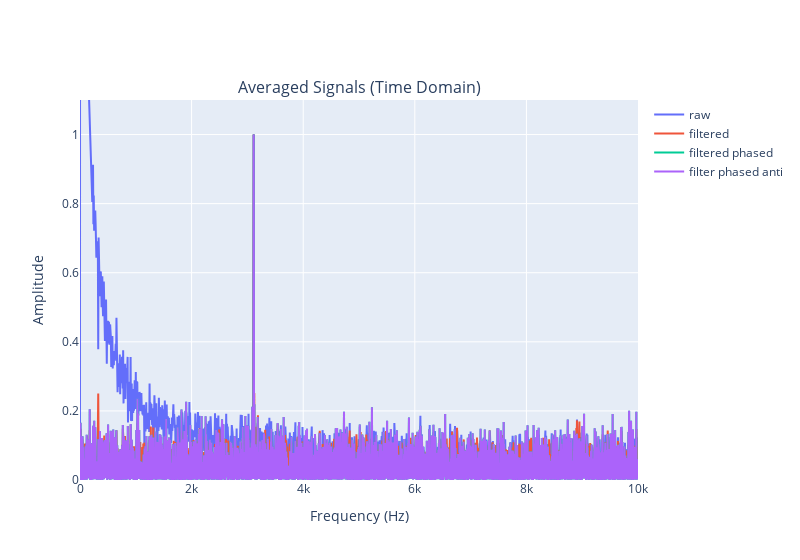

Notebook code for this chart:
### Code cell
tau_AB_origin = dataset["tau_AB"]
tau_BA_origin = dataset["tau_BA"]
sig_AB_origin = dataset["sig_AB"]
sig_BA_origin = dataset["sig_BA"]
n_avg = 1
amp_df = 0.0
amp_df_raw = 0.0
amp_df_phased = 0.0
amp_df_phased_anti= 0.0
for ii in range(n_avg):
    tau_AB = tau_AB_origin[ii::n_avg]
    tau_BA = tau_BA_origin[ii::n_avg]
    sig_AB = sig_AB_origin[ii::n_avg]
    sig_BA = sig_BA_origin[ii::n_avg]
    # filter out the decay dynamics
    sig_AB_filtered, sig_AB_subtrate = filter_rising_background(tau_AB, sig_AB)
    sig_BA_filtered, sig_BA_subtrate = filter_rising_background(tau_BA, sig_BA)

    # perform apodization and zero filling
    decay_apod = 0.5*1E9/(tau_AB[-1]-tau_AB[0])
    factor_zp = 16

    sig_AB_ac = sig_AB_filtered
    sig_AB_zp_ap = apply_sigmoid_window(tau_AB, sig_AB_ac)
    tau_AB_zp_ap, sig_AB_zp_ap = apply_zero_padding(tau_AB, sig_AB_zp_ap, factor_zp)

    sig_BA_ac = sig_BA_filtered
    sig_BA_zp_ap = apply_sigmoid_window(tau_BA, sig_BA_ac)
    tau_BA_zp_ap, sig_BA_zp_ap = apply_zero_padding(tau_BA, sig_BA_zp_ap, factor_zp)


    # Calculate FFT for both signals
    xf_AB, amp_AB = calculate_fft(sig_AB_zp_ap, tau_AB_zp_ap, DCfilter=False)
    xf_BA, amp_BA = calculate_fft(sig_BA_zp_ap, tau_BA_zp_ap, DCfilter=False)

    # amp_AB_df = amp_AB
    # amp_BA_df = amp_BA

    # amp_df = np.abs((amp_AB_df+amp_BA_df)/2.0)
    amp_df += np.abs(amp_AB) + np.abs(amp_BA)
    # amp_df += amp_AB + amp_BA
    # amp_df_norm = amp_df/np.max(amp_df[len(amp_df)//2:])

    xf_AB_raw, amp_AB_raw = calculate_fft(sig_AB, tau_AB, DCfilter=True)
    xf_BA_raw, amp_BA_raw = calculate_fft(sig_BA, tau_BA, DCfilter=True)

    amp_AB_df_raw = amp_AB_raw
    amp_BA_df_raw = amp_BA_raw
    amp_df_raw += np.abs(amp_AB_df_raw)+np.abs(amp_BA_df_raw)/2.0
    # amp_df_raw += np.abs((amp_AB_df_raw+amp_BA_df_raw)/2.0)
    # amp_df_raw += amp_AB_raw+amp_BA_raw
    # amp_df_raw_norm = amp_df_raw/np.max(amp_df_raw[len(amp_df_raw)//2:])

    # Phase correction to each spectrum
    amp_AB_modi = amp_AB
    amp_BA_modi = amp_BA
    fwhm_factor = 0.1
    p1_limit = 0.0
    amp_AB_df_phased, p0_AB, p1_AB = auto_phase(amp_AB_modi, fwhm_factor_signal=fwhm_factor, p1_limit=p1_limit)
    amp_AB_df_phased_neg, p0_AB, p1_AB = auto_phase(-amp_AB_modi, fwhm_factor_signal=fwhm_factor, p1_limit=p1_limit)
    amp_BA_df_phased, p0_BA, p1_BA = auto_phase(amp_BA_modi, fwhm_factor_signal=fwhm_factor, p1_limit=p1_limit)
    amp_BA_df_phased_neg, p0_BA, p1_BA = auto_phase(-amp_BA_modi, fwhm_factor_signal=fwhm_factor, p1_limit=p1_limit)
    amp_df_phased += amp_AB_df_phased+amp_BA_df_phased
    amp_df_phased_anti += amp_AB_df_phased+amp_BA_df_phased+amp_AB_df_phased_neg+amp_BA_df_phased_neg

amp_df = np.abs(amp_df)
amp_df_norm = amp_df/np.max(amp_df[int(len(amp_df)*0.2):])
amp_df_raw = np.abs(amp_df_raw)
amp_df_raw_norm = amp_df_raw/np.max(amp_df_raw[int(len(amp_df_raw)*0.2):])
# amp_df_raw_norm[:int(len(amp_df_raw)*0.2)]=0

amp_df_phased = amp_df_phased/np.max(amp_df_phased.real)
amp_df_phased_anti = amp_df_phased_anti/np.max(amp_df_phased_anti.real)
a = 0.4
b = 0.6
amp_df_combined = (a*amp_df_norm+b*amp_df_phased.real)/(a+b)
amp_df_combined_anti = (a*amp_df_norm+b*amp_df_phased_anti.real)/(a+b)


# --- Plotting with Plotly ---
import plotly.graph_objects as go
from plotly.subplots import make_subplots
# Create subplots for time domain and frequency domain
fig = make_subplots(rows=1, cols=1,
                    subplot_titles=('Averaged Signals (Time Domain)', 'FFT of Averaged Signals (Frequency Domain)'))



# Add frequency domain plots

fig.add_trace(go.Scatter(x=xf_AB_raw, y=amp_df_raw_norm, mode='lines', name='raw'),
              row=1, col=1)
fig.add_trace(go.Scatter(x=xf_AB, y=amp_df_norm, mode='lines', name='filtered'),
              row=1, col=1)

fig.add_trace(go.Scatter(x=xf_AB, y=np.abs(amp_df_phased.real), mode='lines', name='filtered phased'),
              row=1, col=1)
fig.add_trace(go.Scatter(x=xf_AB, y=np.abs(amp_df_phased_anti.real), mode='lines', name='filter phased anti'),
              row=1, col=1)
# fig.add_trace(go.Scatter(x=xf_AB, y=np.abs(amp_df_combined), mode='lines', name='combine filter phased'),
#               row=1, col=1)
# fig.add_trace(go.Scatter(x=xf_AB, y=np.abs(amp_df_combined_anti), mode='lines', name='combine filter phased anti'),
#               row=1, col=1)

# Update layout for frequency domain plot
fig.update_xaxes(title_text='Frequency (Hz)', row=1, col=1) # Changed to MHz

fig.update_yaxes(title_text='Amplitude', row=1, col=1, range=[0, 1.1])


# Update overall layout
fig.update_layout(width=800, showlegend=True, hovermode="x unified")
fig.show()

### Figure 1 — Plotly figure (JSON) as saved in the notebook; plotly's stock layout.template omitted (floating-point values rounded to 4 significant figures; data arrays with more than 128 entries replaced by an {"elided": "..."} marker saying what was removed)
{"data": [{"mode": "lines", "name": "raw", "type": "scatter", "x": {"elided": "1500 float values"}, "xaxis": "x", "y": {"elided": "1500 float values"}, "yaxis": "y"}, {"mode": "lines", "name": "filtered", "type": "scatter", "x": {"elided": "24000 float values"}, "xaxis": "x", "y": {"elided": "24000 float values"}, "yaxis": "y"}, {"mode": "lines", "name": "filtered phased", "type": "scatter", "x": {"elided": "24000 float values"}, "xaxis": "x", "y": {"elided": "24000 float values"}, "yaxis": "y"}, {"mode": "lines", "name": "filter phased anti", "type": "scatter", "x": {"elided": "24000 float values"}, "xaxis": "x", "y": {"elided": "24000 float values"}, "yaxis": "y"}], "layout": {"annotations": [{"font": {"size": 16}, "showarrow": false, "text": "Averaged Signals (Time Domain)", "x": 0.5, "xanchor": "center", "xref": "paper", "y": 1, "yanchor": "bottom", "yref": "paper"}], "hovermode": "x unified", "showlegend": true, "width": 800, "xaxis": {"anchor": "y", "domain": [0, 1], "title": {"text": "Frequency (Hz)"}}, "yaxis": {"anchor": "x", "domain": [0, 1], "range": [0, 1.1], "title": {"text": "Amplitude"}}}}
